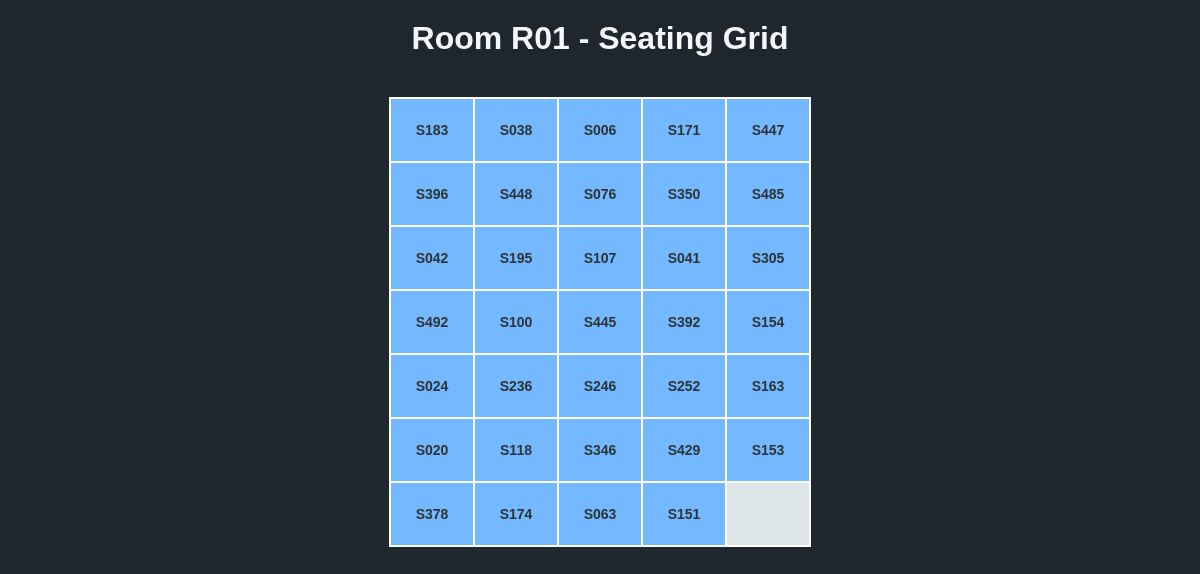
The page /view_room?room_id=R01 on the database its author committed.
### tables this page shows
CREATE TABLE allocations (StudentID TEXT, RoomID TEXT, PRIMARY KEY (StudentID));

### app.py (the view)
@app.route('/view_room')
def view_room():
    room_id = request.args.get("room_id", "")
    with sqlite3.connect(DB_PATH) as conn:
        cur = conn.cursor()
        cur.execute("SELECT StudentID FROM allocations WHERE RoomID = ?", (room_id,))
        student_ids = [sid[0] for sid in cur.fetchall()]
    ROWS, COLS = 7, 5
    grid = [[None for _ in range(COLS)] for _ in range(ROWS)]
    for idx, student_id in enumerate(student_ids):
        row = idx // COLS
        col = idx % COLS
        if row < ROWS:
            grid[row][col] = student_id
    return render_template("room_view.html", room_id=room_id, grid=grid)

### templates/room_view.html (shortened to what this page needs)
<!DOCTYPE html>
<html>
<head>
</head>
<body>
    <h1>Room {{ room_id }} - Seating Grid</h1>
    <table>
        {% for row in grid %}
        <tr>
            {% for seat in row %}
            <td class="{{ 'empty' if not seat else '' }}">{{ seat if seat else '' }}</td>
            {% endfor %}
        </tr>
        {% endfor %}
    </table>
</body>
</html>

### templates/room_view.html (style rules this page uses)
body { font-family: Arial, sans-serif; background-color: #1e272e; color: #f5f6fa; text-align: center; }
table { margin: auto; border-collapse: collapse; margin-top: 40px; }
td { width: 80px; height: 60px; border: 2px solid #fff; background-color: #74b9ff; color: #2d3436; font-weight: bold; font-size: 14px; }
td.empty { background-color: #dfe6e9; }
h1 { margin-top: 20px; }

### rows shown on the page
allocations: StudentID "S183"
allocations: StudentID "S038"
allocations: StudentID "S006"
allocations: StudentID "S171"
allocations: StudentID "S447"
allocations: StudentID "S396"
allocations: StudentID "S448"
allocations: StudentID "S076"
allocations: StudentID "S350"
allocations: StudentID "S485"
allocations: StudentID "S042"
allocations: StudentID "S195"
allocations: StudentID "S107"
allocations: StudentID "S041"
allocations: StudentID "S305"
allocations: StudentID "S492"
allocations: StudentID "S100"
allocations: StudentID "S445"
allocations: StudentID "S392"
allocations: StudentID "S154"
allocations: StudentID "S024"
allocations: StudentID "S236"
allocations: StudentID "S246"
allocations: StudentID "S252"
allocations: StudentID "S163"
allocations: StudentID "S020"
allocations: StudentID "S118"
allocations: StudentID "S346"
allocations: StudentID "S429"
allocations: StudentID "S153"
allocations: StudentID "S378"
allocations: StudentID "S174"
allocations: StudentID "S063"
allocations: StudentID "S151"

### other values the page prints
{{ room_id }} "R01"
